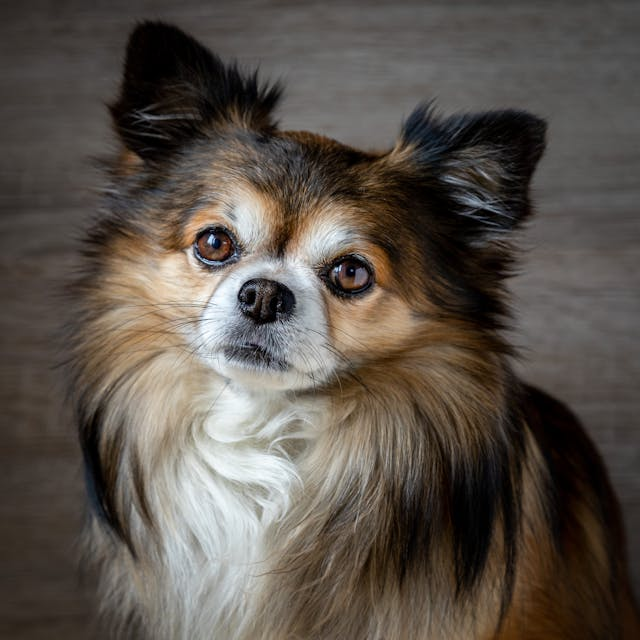
#> input picture portrait_dog.jpg, 640 x 640 px
$ python ex_nr_1.py
#> lines starting #> are read from the running program, lines starting #| are printed output that depends on the picture
import cv2
import numpy as np
from matplotlib import pyplot as plt

# Load the input image in color mode (3 corresponds to cv2.IMREAD_COLOR)
# img = cv2.imread('city_hall.jpg', 3)
img = cv2.imread('portrait_dog.jpg', 3)
#> img is the input picture: shape (640, 640, 3); mean B, G, R 75.3, 82.8, 90.5

# Convert the image to grayscale
gray_image = cv2.cvtColor(img, cv2.COLOR_BGR2GRAY)
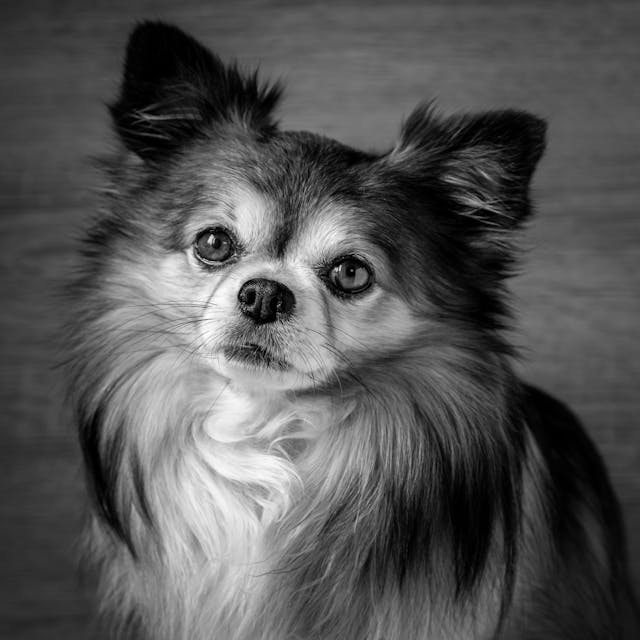
#> gray_image: shape (640, 640); min 0, max 254, mean 84.2

# Convert the grayscale image into a NumPy array for further processing
img_data = np.asarray(gray_image)

# Perform a 2D Fast Fourier Transform on the image data
f = np.fft.fft2(img_data)

# Shift the zero-frequency component to the center of the spectrum
f = np.fft.fftshift(f)

# Compute the magnitude spectrum (absolute values of the Fourier transform)
f = abs(f)

# Apply logarithmic scaling for better visualization of the Fourier spectrum
fourier = np.log10(f)
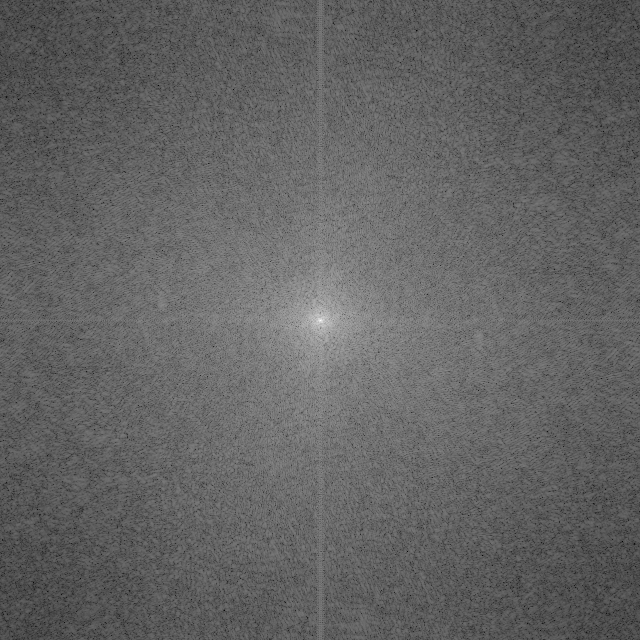
#> fourier: shape (640, 640) float64; min 0.718, max 7.54, mean 3.38; drawn with min black and max white

# Find the lowest non-NaN finite value in the Fourier spectrum
lowest = np.nanmin(fourier[np.isfinite(fourier)])
#> lowest = 0.718

# Find the highest non-NaN finite value in the Fourier spectrum
highest = np.nanmax(fourier[np.isfinite(fourier)])
#> highest = 7.54

# Calculate the range of contrast for normalization
contrast_range = highest - lowest
#> contrast_range = 6.82

# Normalize the Fourier spectrum to the range [0, 255] for visualization
norm_fourier = (fourier - lowest) / contrast_range * 255

# Plot the original grayscale image and the normalized Fourier spectrum
fig = plt.figure()
ax1 = fig.add_subplot(1, 2, 1)  # Create the first subplot
ax2 = fig.add_subplot(1, 2, 2)  # Create the second subplot
ax1.imshow(gray_image, cmap="gray")  # Display the grayscale image
ax2.imshow(norm_fourier)  # Display the normalized Fourier spectrum
ax1.title.set_text("Original image")  # Set the title for the first subplot
ax2.title.set_text("Fourier image")  # Set the title for the second subplot
plt.show()  # Render the plots
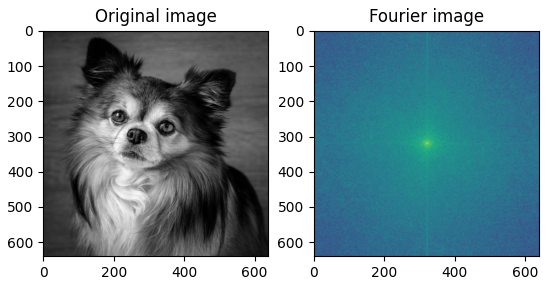
#> figure drawn by matplotlib, 2 panels

$ run again, with city_hall.jpg copied over portrait_dog.jpg
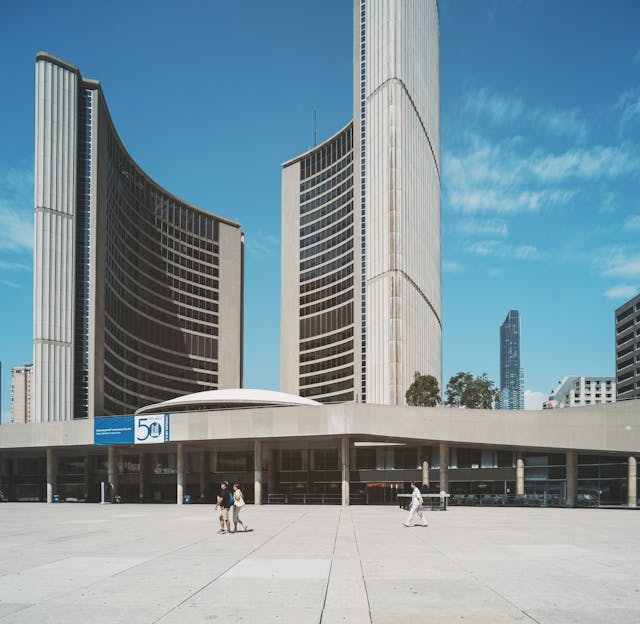
#> input picture city_hall.jpg, 640 x 624 px
#> img is the input picture: shape (624, 640, 3); mean B, G, R 158.4, 147.5, 125
#> `fourier = np.log10(f)`:
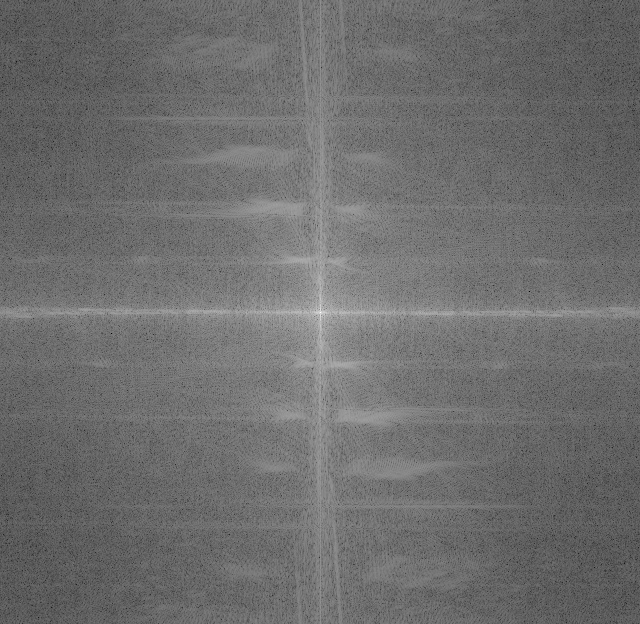
#> fourier: shape (624, 640) float64; min 0.315, max 7.75, mean 3.52; drawn with min black and max white
#> lowest = 0.315
#> highest = 7.75
#> contrast_range = 7.44
#> `plt.show()`:
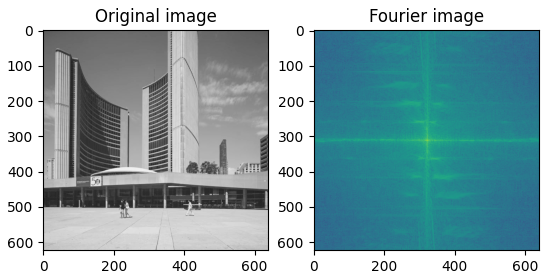
#> figure drawn by matplotlib, 2 panels
